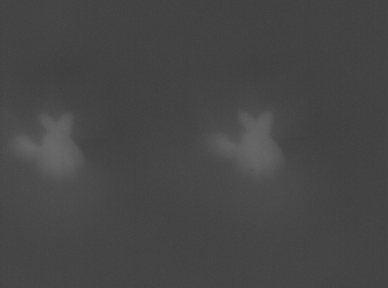
#> input picture test.bmp, 388 x 288 px
$ python -i split_image.py   (imports and definitions only)
#> lines starting #> are read from the running program, lines starting #| are printed output that depends on the picture
#> further down, picture is the input picture: shape (288, 388); min 61, max 106, mean 69.9
import cv2
import numpy as np
import os

def find_center(image):
    """
    Find the center of a hand in a grayscale image.

    Args:
        image: Grayscale image containing a hand

    Returns:
        (cx, cy): Coordinates of the hand center, or (image center) if no hand is found
    """
    _, thresh = cv2.threshold(image, 135, 255, cv2.THRESH_BINARY) #二值化
    contours, _ = cv2.findContours(thresh, cv2.RETR_EXTERNAL, cv2.CHAIN_APPROX_SIMPLE)

    if contours:
        # Find the largest contour
        hand_contour = max(contours, key=cv2.contourArea)

        # Calculate the moments of the contour
        M = cv2.moments(hand_contour)

        # Calculate the centroid
        if M['m00'] != 0:
            cx = int(M['m10'] / M['m00'])
            cy = int(M['m01'] / M['m00'])
        else:
            # If m00 is zero, set the centroid to the image center
            cx = image.shape[1] // 2
            cy = image.shape[0] // 2

        return cx, cy
    else:
        # Unable to find hand region, use image center
        cx = image.shape[1] // 2
        cy = image.shape[0] // 2
        return cx, cy

def split_dual_view_image(image):
    """
    Split a dual-view image into left and right views centered on the hand centers.

    Args:
        image: Grayscale dual-view image

    Returns:
        left_view, right_view: The extracted left and right views
    """
    height, width = image.shape
#> height = 288; width = 388

    # Split the image in half for initial processing
    middle_x = width // 2
#> middle_x = 194
    left_half = image[:, :middle_x]
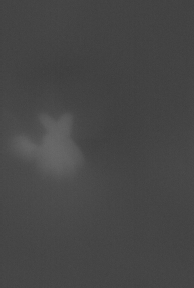
#> left_half: shape (288, 194); min 61, max 106, mean 70.3
    right_half = image[:, middle_x:]

    # Find the center of the hand in each half
    left_cx, left_cy = find_center(left_half)
#> in find_center, `_, thresh = cv2.threshold(image, 135, 255, cv2.THRESH_BINARY)`: thresh: shape (288, 194); every value is 0
#> in find_center, `contours, _ = cv2.findContours(thresh, cv2.RETR_EXTERNAL, cv2.CHAIN_AP..`: contours = []
#> left_cx = 97; left_cy = 144
    right_cx, right_cy = find_center(right_half)
#> right_cx = 97; right_cy = 144

    # Adjust right_cx to account for the split
    right_cx += middle_x
#> right_cx = 291

    # Calculate the size of the views to extract
    # We'll use the minimum distance from the center to the edge
    view_size = min(
        left_cx,
        middle_x - left_cx,
        right_cx - middle_x,
        width - right_cx,
        left_cy,
        height - left_cy,
        right_cy,
        height - right_cy
    )
#> view_size = 97

    # Ensure view_size is positive
    view_size = max(view_size, 10)

    # Extract equal-sized views centered on the detected hand centers
    left_view = image[max(0, left_cy-view_size):min(height, left_cy+view_size),
                     max(0, left_cx-view_size):min(width, left_cx+view_size)]
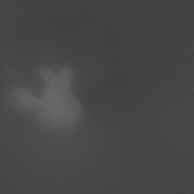
#> left_view: shape (194, 194); min 61, max 106, mean 71.2

    right_view = image[max(0, right_cy-view_size):min(height, right_cy+view_size),
                      max(0, right_cx-view_size):min(width, right_cx+view_size)]

    return left_view, right_view

# [81 lines left out: functions stack_left_and_right_views, process_all_images, not called in this run]

# 使用範例:
# [1 line not run here, left out]

>>> import cv2
>>> picture = cv2.imread('test.bmp', cv2.IMREAD_GRAYSCALE)
>>> result = split_dual_view_image(picture)
